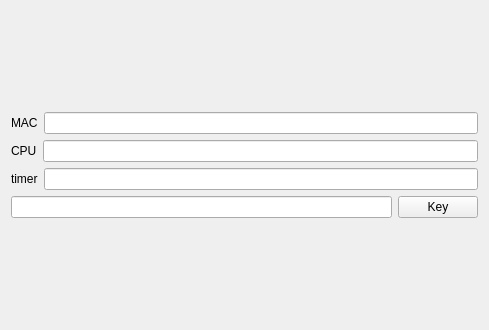
<?xml version="1.0" encoding="UTF-8"?>
<ui version="4.0">
 <class>QKeyClass</class>
 <widget class="QWidget" name="QKeyClass">
  <property name="geometry">
   <rect>
    <x>0</x>
    <y>0</y>
    <width>489</width>
    <height>330</height>
   </rect>
  </property>
  <property name="windowTitle">
   <string>QKey</string>
  </property>
  <layout class="QGridLayout" name="gridLayout">
   <item row="0" column="0">
    <layout class="QVBoxLayout" name="verticalLayout">
     <item>
      <layout class="QHBoxLayout" name="horizontalLayout_2">
       <item>
        <widget class="QLabel" name="label">
         <property name="text">
          <string>MAC</string>
         </property>
        </widget>
       </item>
       <item>
        <widget class="QLineEdit" name="macEdit"/>
       </item>
      </layout>
     </item>
     <item>
      <layout class="QHBoxLayout" name="horizontalLayout">
       <item>
        <widget class="QLabel" name="label_2">
         <property name="text">
          <string>CPU</string>
         </property>
        </widget>
       </item>
       <item>
        <widget class="QLineEdit" name="cpuEdit"/>
       </item>
      </layout>
     </item>
     <item>
      <layout class="QHBoxLayout" name="horizontalLayout_4">
       <item>
        <widget class="QLabel" name="label_3">
         <property name="text">
          <string>timer</string>
         </property>
        </widget>
       </item>
       <item>
        <widget class="QLineEdit" name="timeEdit"/>
       </item>
      </layout>
     </item>
     <item>
      <layout class="QHBoxLayout" name="horizontalLayout_3">
       <item>
        <widget class="QLineEdit" name="keyEdit"/>
       </item>
       <item>
        <widget class="QPushButton" name="keyButton">
         <property name="text">
          <string>Key</string>
         </property>
        </widget>
       </item>
      </layout>
     </item>
    </layout>
   </item>
  </layout>
 </widget>
 <layoutdefault spacing="6" margin="11"/>
 <resources>
  <include location="qkey.qrc"/>
 </resources>
 <connections/>
</ui>
